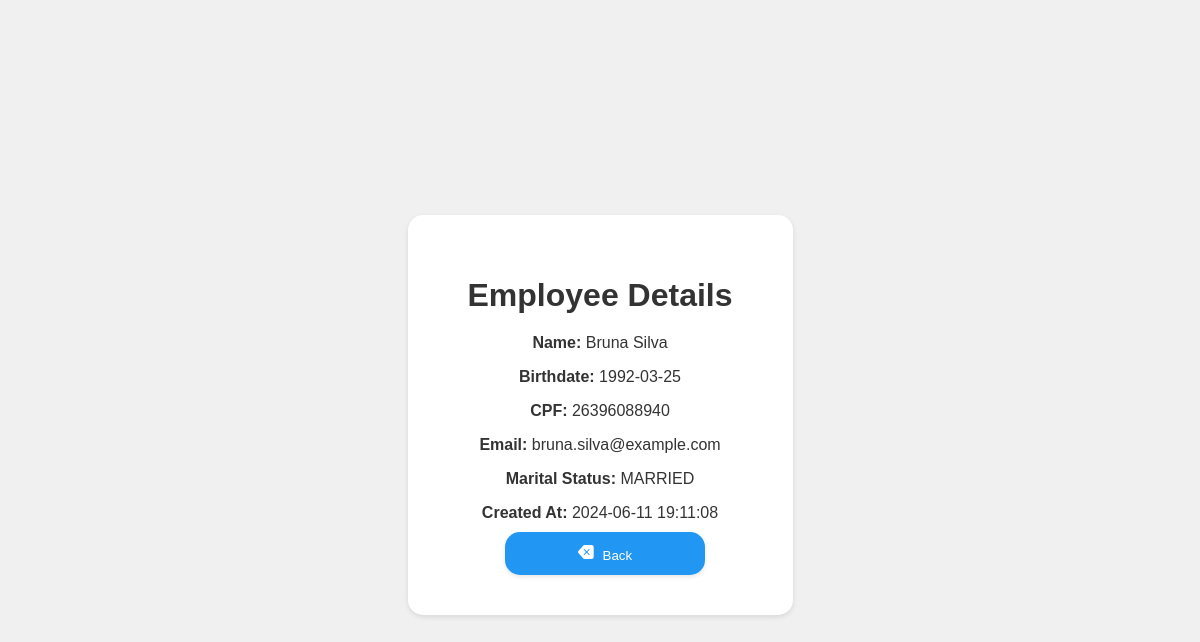
Screenshot of /view.php?id=2 with the database file from the repository.
### tables this page shows
CREATE TABLE IF NOT EXISTS employees (
    id INT AUTO_INCREMENT PRIMARY KEY,
    name VARCHAR(255) NOT NULL,
    birthdate DATE NOT NULL,
    cpf VARCHAR(11) NOT NULL UNIQUE,
    email VARCHAR(255) NOT NULL UNIQUE,
    marital_status ENUM('SINGLE', 'MARRIED', 'DIVORCED', 'WIDOWED') NOT NULL,
    created_at TIMESTAMP DEFAULT CURRENT_TIMESTAMP
);

### employee.php (called while the page is built, shortened)
<?php
class Employee
{
    private $conn;
    public function __construct($db)
    {
        $this->conn = $db;
    }
    public function readOne($id)
    {
        $query = "SELECT id, name, birthdate, cpf, email, marital_status, created_at
                  FROM employees
                  WHERE id = ?
                  LIMIT 0,1";
        $stmt = $this->conn->prepare($query);
        $stmt->bindParam(1, $id);
        $stmt->execute();
        $row = $stmt->fetch(PDO::FETCH_ASSOC);
        if ($row) {
            return $row;
        } else {
            return null;
        }
    }
}

### view.php (the view, shortened to what this page needs)
<?php
include_once 'employee.php';
$database = new Database();
$db = $database->getConnection();
$employee = new Employee($db);
$id = isset($_GET['id']) ? $_GET['id'] : die('ERROR: Employee ID not found.');
$employeeData = $employee->readOne($id);
?>
<!DOCTYPE html>
<html lang="en">
<head>
    <link rel="stylesheet" href="css/styles.css">
</head>
<body>
    <div class="view-container">
        <div class="inner-container">
            <?php if ($employeeData) : ?>
                <h1>Employee Details</h1>
                <p><strong>Name:</strong> <?= htmlspecialchars($employeeData['name']) ?></p>
                <p><strong>Birthdate:</strong> <?= htmlspecialchars($employeeData['birthdate']) ?></p>
                <p><strong>CPF:</strong> <?= htmlspecialchars($employeeData['cpf']) ?></p>
                <p><strong>Email:</strong> <?= htmlspecialchars($employeeData['email']) ?></p>
                <p><strong>Marital Status:</strong> <?= htmlspecialchars($employeeData['marital_status']) ?></p>
                <p><strong>Created At:</strong> <?= htmlspecialchars($employeeData['created_at']) ?></p>
            <?php else : ?>
                <p>Employee not found.</p>
            <?php endif; ?>
            <button class="button-back" onclick="window.location.href='index.php'">
                <span class="back-icon">
                </span>
                Back
            </button>
        </div>
    </div>
</body>
</html>

### css/styles.css (style rules this page uses)
body { font-family: sans-serif; margin: 0; padding: 0; background-color: #f4f4f4; color: #333; }
.button, .button-read, .search, .button-back, .button-update, .button-delete, .add { display: flexbox; align-items: center; padding: 12px; color: #fff; border: none; border-radius: 15px; text-decoration: none; margin-left: 10px; cursor: pointer; transition: background-color 0.3s, box-shadow 0.2s; box-shadow: 0px 2px 4px rgba(0, 0, 0, 0.1); width: 200px }
.view, .button-read, .button-back { background-color: #2196F3; border-radius: 5px; }
.button-read, .button-back { border-radius: 15px; }
.add-icon, .read-icon, .view-icon, .edit-icon, .delete-icon, .search-icon, .back-icon, .button-icon { margin-right: 5px; }
.view-container { display: flex; justify-content: center; align-items: center; min-height: 100vh; background-color: #f0f0f0; padding: 15px; }
.inner-container { background-color: #fff; padding: 40px 60px; border-radius: 15px; box-shadow: 0 2px 5px rgba(0, 0, 0, 0.1); text-align: center; }
.inner-container h1 { color: #333; margin-bottom: 20px; }
.inner-container p { margin-bottom: 10px; }

### rows the page displays
employees: name "Bruna Silva", birthdate "1992-03-25", cpf "26396088940", email "bruna.silva@example.com", marital_status "MARRIED", created_at "2024-06-11 19:11:08"
